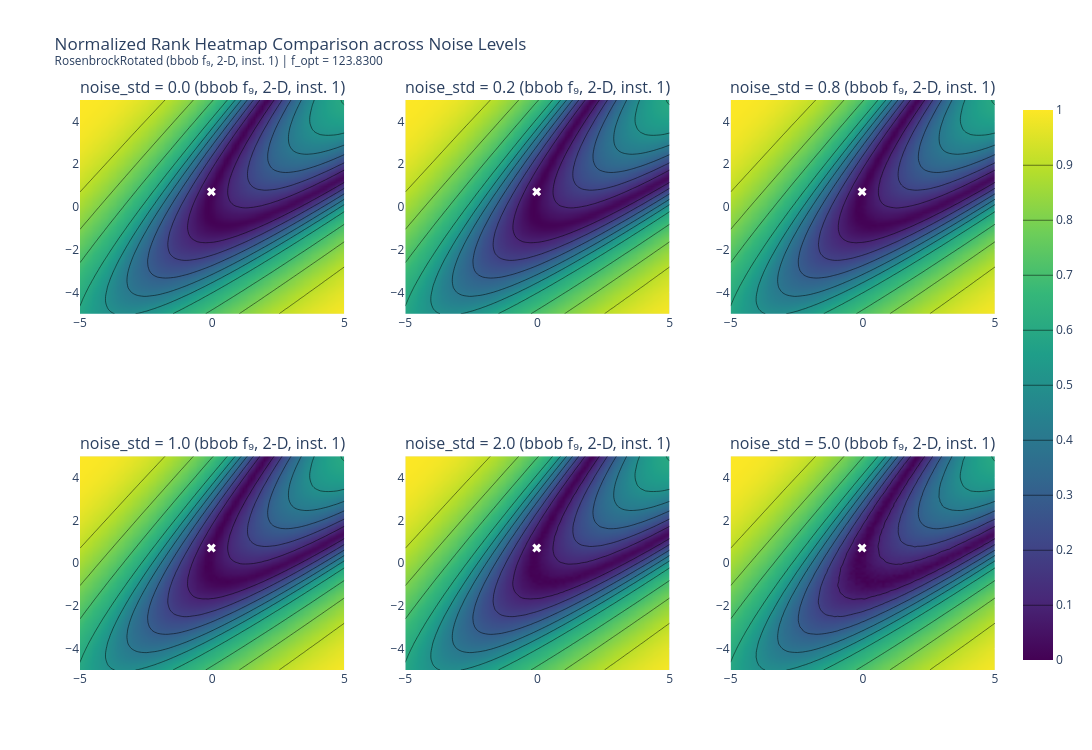

This figure's notebook cell:
### Code cell
from scipy.stats import rankdata

lb, ub = problem.lower_bound, problem.upper_bound
x_range = np.linspace(lb, ub, 100)
y_range = np.linspace(lb, ub, 100)
X, Y = np.meshgrid(x_range, y_range)

landscapes = {}
norm_landscapes = {}
for std in noise_levels:
    Z = np.zeros_like(X)
    for i in range(X.shape[0]):
        for j in range(X.shape[1]):
            pt = np.array([X[i, j], Y[i, j]])
            if std == 0.0:
                Z[i, j] = problem(pt)
            else:
                res = problem(pt, noise_std=std)
                Z[i, j] = res[std]
    landscapes[std] = Z
    
    # Calculate normalized rank for heatmap visualization
    Z_flat = Z.flatten()
    Z_rank = rankdata(Z_flat)
    Z_norm = (Z_rank - Z_rank.min()) / (Z_rank.max() - Z_rank.min())
    norm_landscapes[std] = Z_norm.reshape(Z.shape)

contour_stds = [0.0, 0.2, 0.8, 1.0, 2.0, 5.0]
fig_contour = make_subplots(
    rows=2, cols=3,
    subplot_titles=[f'noise_std = {std} ({problem.meta_str})' for std in contour_stds]
)

coords = [(1, 1), (1, 2), (1, 3), (2, 1), (2, 2), (2, 3)]
opt_x, opt_y = problem._clean_problem.optimum.x

for std, (r, c) in zip(contour_stds, coords):
    # Contour heatmap using Normalized Rank
    fig_contour.add_trace(
        go.Contour(
            x=x_range, 
            y=y_range, 
            z=norm_landscapes[std], 
            colorscale='Viridis', 
            showscale=(r==1 and c==3),
            contours=dict(coloring='heatmap', showlines=True)
        ),
        row=r, col=c
    )
    # Add white 'x' at the true global optimum
    fig_contour.add_trace(
        go.Scatter(
            x=[opt_x], y=[opt_y], 
            mode='markers', 
            marker=dict(color='white', symbol='x', size=8), 
            showlegend=False,
            name='Global Minimum'
        ),
        row=r, col=c
    )

fig_contour.update_layout(
    title_text=f"Normalized Rank Heatmap Comparison across Noise Levels<br><sup>{problem.full_meta_str} | f_opt = {problem.true_optimum:.4f}</sup>", 
    height=750, 
    width=1150
)
